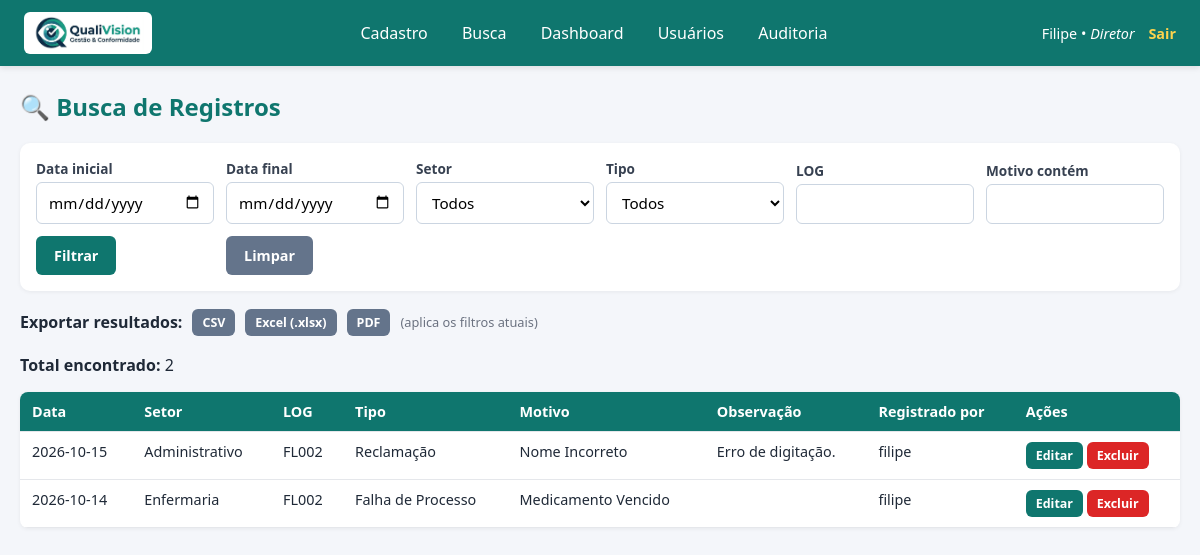
The app's page /busca (signed in) with its own data.
### tables this page shows
CREATE TABLE registros (
        id INTEGER PRIMARY KEY AUTOINCREMENT,
        data TEXT NOT NULL,
        setor TEXT NOT NULL,
        log TEXT,
        tipo TEXT NOT NULL,
        motivo TEXT NOT NULL,
        observacao TEXT,
        criado_por TEXT,
        criado_em TEXT
    , atualizado_por TEXT, atualizado_em TEXT);

### app.py (the view)
@app.route('/busca')
@requer_permissao('busca')
def busca():
    registros, filtros = _buscar_registros()
    return render_template('busca.html', registros=registros, filtros=filtros)

### app.py (called while the page is built)
def get_db():
    if 'db' not in g:
        g.db = sqlite3.connect(DB_PATH)
        g.db.row_factory = sqlite3.Row
    return g.db

def requer_permissao(tela):
    def decorator(f):
        @wraps(f)
        def wrapper(*args, **kwargs):
            if 'usuario' not in session:
                return redirect(url_for('login'))
            perfil = session.get('perfil')
            if tela not in PERMISSOES.get(perfil, set()):
                log_audit('ACESSO_NEGADO', 'rota', None,
                          f'Tentativa de acesso à tela "{tela}"')
                flash(f'Acesso negado: perfil "{perfil}" não tem permissão '
                      f'para a tela "{tela}".', 'erro')
                return redirect(url_for('index'))
            return f(*args, **kwargs)
        return wrapper
    return decorator

@app.context_processor
def inject_globals():
    perfil = session.get('perfil')
    return {
        'permissoes': PERMISSOES.get(perfil, set()),
        'setores': SETORES,
        'tipos': TIPOS,
        'perfis_disponiveis': PERFIS,
    }

### templates/busca.html (shortened to what this page needs)
{% extends 'base.html' %}
{% block content %}
<h2>🔍 Busca de Registros</h2>
<div class="panel">
  <form method="get" class="filter-row">
    <div><label>Data inicial</label>
      <input type="date" name="data_ini" value="{{ filtros.data_ini }}"></div>
    <div><label>Data final</label>
      <input type="date" name="data_fim" value="{{ filtros.data_fim }}"></div>
    <div><label>Setor</label>
      <select name="setor">
        <option value="">Todos</option>
      </select></div>
    <div><label>Tipo</label>
      <select name="tipo">
        <option value="">Todos</option>
      </select></div>
    <div><label>LOG</label>
      <input type="text" name="log" value="{{ filtros.log }}"></div>
    <div><label>Motivo contém</label>
      <input type="text" name="motivo" value="{{ filtros.motivo }}"></div>
    <div><button type="submit">Filtrar</button></div>
    <div><a href="{{ url_for('busca') }}" class="btn btn-sec">Limpar</a></div>
  </form>
</div>
{% if 'exportar' in permissoes %}
<div class="toolbar">
  <strong>Exportar resultados:</strong>
  <a class="btn btn-sec btn-mini"
     href="{{ url_for('exportar_csv', **request.args) }}">CSV</a>
  <a class="btn btn-sec btn-mini"
     href="{{ url_for('exportar_excel', **request.args) }}">Excel (.xlsx)</a>
  <a class="btn btn-sec btn-mini"
     href="{{ url_for('exportar_pdf', **request.args) }}">PDF</a>
  <span class="small">(aplica os filtros atuais)</span>
</div>
{% endif %}
<p><strong>Total encontrado:</strong> {{ registros|length }}</p>
<table>
  <thead>
    <tr>
      <th>Data</th><th>Setor</th><th>LOG</th><th>Tipo</th>
      <th>Motivo</th><th>Observação</th><th>Registrado por</th>
      {% if 'editar_registro' in permissoes or 'excluir_registro' in permissoes %}
        <th>Ações</th>
      {% endif %}
    </tr>
  </thead>
  <tbody>
    {% for r in registros %}
      <tr>
        <td>{{ r.data }}</td>
        <td>{{ r.setor }}</td>
        <td>{{ r.log }}</td>
        <td>{{ r.tipo }}</td>
        <td>{{ r.motivo }}</td>
        <td>{{ r.observacao }}</td>
        <td>
          {{ r.criado_por }}
        </td>
        {% if 'editar_registro' in permissoes or 'excluir_registro' in permissoes %}
        <td class="acoes-cell">
          {% if 'editar_registro' in permissoes %}
            <a class="btn btn-mini"
               href="{{ url_for('registro_editar', rid=r.id) }}">Editar</a>
          {% endif %}
          {% if 'excluir_registro' in permissoes %}
            <form method="post"
                  action="{{ url_for('registro_excluir', rid=r.id) }}"
                  onsubmit="return confirm('Confirma a exclusão definitiva deste registro?');">
              <button type="submit" class="btn btn-warn btn-mini">Excluir</button>
            </form>
          {% endif %}
        </td>
        {% endif %}
      </tr>
    {% else %}
      <tr><td colspan="8" style="text-align:center;color:#6b7280;">
        Nenhum registro encontrado.</td></tr>
    {% endfor %}
  </tbody>
</table>
{% endblock %}

### templates/base.html (style rules this page uses)
* { box-sizing: border-box; font-family: 'Segoe UI', Roboto, sans-serif; }
body { margin:0; background:#f4f6fa; color:#1f2937; }
h2 { color:#0f766e; margin-top:0; }
form label { display:block; font-size:.85rem; margin-bottom:4px; color:#374151; font-weight:600; }
input, select, textarea { width:100%; padding:9px 11px; border:1px solid #cbd5e1; border-radius:6px; font-size:.95rem; background:#fff; }
button, .btn { background:#0f766e; color:#fff; border:none; padding:10px 18px; border-radius:6px; cursor:pointer; font-size:.9rem; font-weight:600; text-decoration:none; display:inline-block; }
.btn-sec { background:#64748b; }
.btn-warn { background:#dc2626; }
.btn-mini { padding:5px 10px; font-size:.78rem; }
table { width:100%; border-collapse:collapse; background:#fff; border-radius:8px; overflow:hidden; box-shadow:0 1px 4px rgba(0,0,0,.06); }
th, td { padding:10px 12px; text-align:left; border-bottom:1px solid #e5e7eb; font-size:.9rem; vertical-align:top; }
th { background:#0f766e; color:#fff; }
.toolbar { display:flex; gap:10px; flex-wrap:wrap; margin:12px 0 18px; align-items:center; }
.acoes-cell { white-space:nowrap; }
.acoes-cell form { display:inline; }
.panel { background:#fff; padding:16px; border-radius:10px; box-shadow:0 1px 4px rgba(0,0,0,.06); margin-bottom:18px; }
.panel .filter-row { display:grid; grid-template-columns:repeat(auto-fit,minmax(160px,1fr)); gap:12px; align-items:end; }
.small { font-size:.8rem; color:#6b7280; }

### records on screen
registros: data "2026-10-15", setor "Administrativo", log "FL002", tipo "Reclamação", motivo "Nome Incorreto", observacao "Erro de digitação.", criado_por "filipe"
registros: data "2026-10-14", setor "Enfermaria", log "FL002", tipo "Falha de Processo", motivo "Medicamento Vencido", criado_por "filipe"

### other values on screen
{{ session.usuario|capitalize }} "Filipe"
{{ session.perfil }} "Diretor"
{{ registros|length }} "2"
